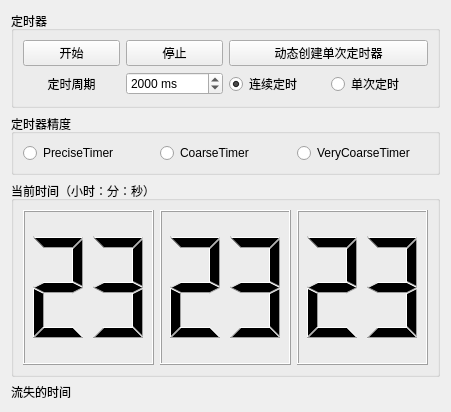
<?xml version="1.0" encoding="UTF-8"?>
<ui version="4.0">
 <class>Widget</class>
 <widget class="QWidget" name="Widget">
  <property name="geometry">
   <rect>
    <x>0</x>
    <y>0</y>
    <width>451</width>
    <height>412</height>
   </rect>
  </property>
  <property name="sizePolicy">
   <sizepolicy hsizetype="Expanding" vsizetype="Expanding">
    <horstretch>0</horstretch>
    <verstretch>0</verstretch>
   </sizepolicy>
  </property>
  <property name="windowTitle">
   <string>定时器demo</string>
  </property>
  <layout class="QVBoxLayout" name="verticalLayout">
   <item>
    <widget class="QGroupBox" name="groupBox">
     <property name="title">
      <string>定时器</string>
     </property>
     <layout class="QGridLayout" name="gridLayout">
      <item row="0" column="0">
       <widget class="QPushButton" name="pushButton_start">
        <property name="text">
         <string>开始</string>
        </property>
       </widget>
      </item>
      <item row="0" column="1">
       <widget class="QPushButton" name="pushButton_stop">
        <property name="text">
         <string>停止</string>
        </property>
       </widget>
      </item>
      <item row="0" column="2" colspan="2">
       <widget class="QPushButton" name="pushButton_create">
        <property name="text">
         <string>动态创建单次定时器</string>
        </property>
       </widget>
      </item>
      <item row="1" column="0">
       <widget class="QLabel" name="label">
        <property name="text">
         <string>定时周期</string>
        </property>
        <property name="alignment">
         <set>Qt::AlignCenter</set>
        </property>
       </widget>
      </item>
      <item row="1" column="1">
       <widget class="QSpinBox" name="spinBox">
        <property name="suffix">
         <string> ms</string>
        </property>
        <property name="maximum">
         <number>999999</number>
        </property>
        <property name="value">
         <number>2000</number>
        </property>
       </widget>
      </item>
      <item row="1" column="2">
       <widget class="QRadioButton" name="radioButton_continue_time">
        <property name="text">
         <string>连续定时</string>
        </property>
        <property name="checked">
         <bool>true</bool>
        </property>
       </widget>
      </item>
      <item row="1" column="3">
       <widget class="QRadioButton" name="radioButton_once_time">
        <property name="text">
         <string>单次定时</string>
        </property>
       </widget>
      </item>
     </layout>
    </widget>
   </item>
   <item>
    <widget class="QGroupBox" name="groupBox_2">
     <property name="title">
      <string>定时器精度</string>
     </property>
     <layout class="QGridLayout" name="gridLayout_2">
      <item row="0" column="0">
       <widget class="QRadioButton" name="radioButton_preciseTimer">
        <property name="text">
         <string>PreciseTimer</string>
        </property>
       </widget>
      </item>
      <item row="0" column="1">
       <widget class="QRadioButton" name="radioButton_coarseTimer">
        <property name="text">
         <string>CoarseTimer</string>
        </property>
       </widget>
      </item>
      <item row="0" column="2">
       <widget class="QRadioButton" name="radioButton_veryCoarseTimer">
        <property name="text">
         <string>VeryCoarseTimer</string>
        </property>
       </widget>
      </item>
     </layout>
    </widget>
   </item>
   <item>
    <widget class="QGroupBox" name="groupBox_3">
     <property name="title">
      <string>当前时间（小时：分：秒）</string>
     </property>
     <property name="flat">
      <bool>true</bool>
     </property>
     <layout class="QGridLayout" name="gridLayout_3">
      <item row="0" column="0">
       <widget class="QLCDNumber" name="lcdNumber_Hour">
        <property name="sizePolicy">
         <sizepolicy hsizetype="Expanding" vsizetype="Expanding">
          <horstretch>0</horstretch>
          <verstretch>0</verstretch>
         </sizepolicy>
        </property>
        <property name="digitCount">
         <number>2</number>
        </property>
        <property name="intValue" stdset="0">
         <number>23</number>
        </property>
       </widget>
      </item>
      <item row="0" column="1">
       <widget class="QLCDNumber" name="lcdNumber_Minute">
        <property name="sizePolicy">
         <sizepolicy hsizetype="Expanding" vsizetype="Expanding">
          <horstretch>0</horstretch>
          <verstretch>0</verstretch>
         </sizepolicy>
        </property>
        <property name="digitCount">
         <number>2</number>
        </property>
        <property name="intValue" stdset="0">
         <number>23</number>
        </property>
       </widget>
      </item>
      <item row="0" column="2">
       <widget class="QLCDNumber" name="lcdNumber_Second">
        <property name="sizePolicy">
         <sizepolicy hsizetype="Expanding" vsizetype="Expanding">
          <horstretch>0</horstretch>
          <verstretch>0</verstretch>
         </sizepolicy>
        </property>
        <property name="digitCount">
         <number>2</number>
        </property>
        <property name="intValue" stdset="0">
         <number>23</number>
        </property>
       </widget>
      </item>
     </layout>
    </widget>
   </item>
   <item>
    <widget class="QLabel" name="label_time_lose">
     <property name="text">
      <string>流失的时间</string>
     </property>
    </widget>
   </item>
  </layout>
 </widget>
 <resources/>
 <connections/>
</ui>
